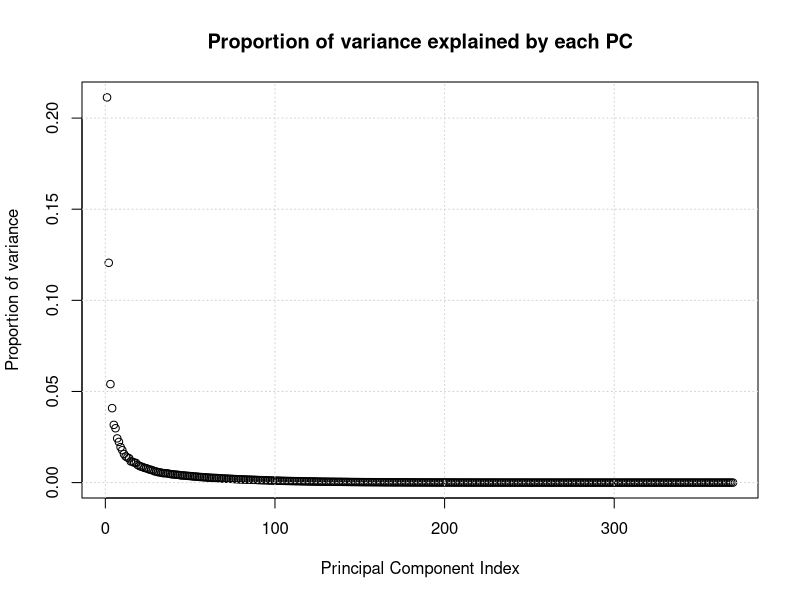
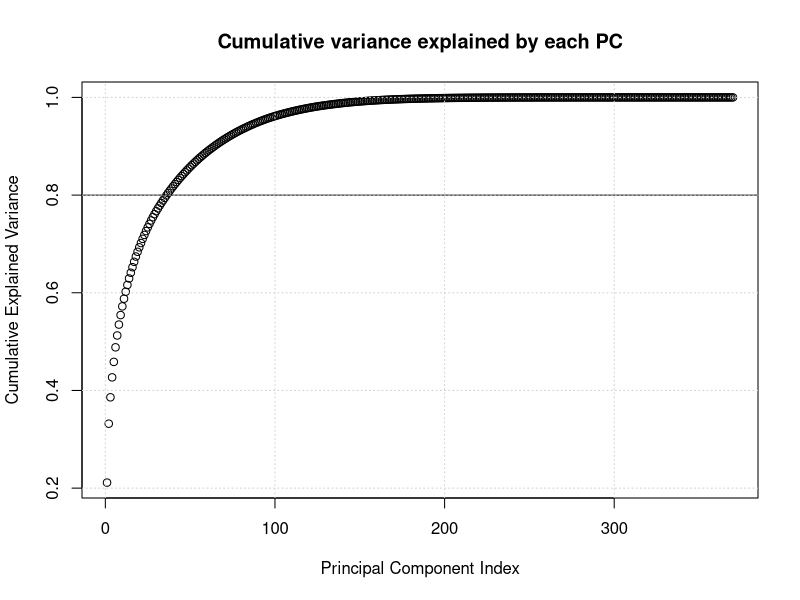
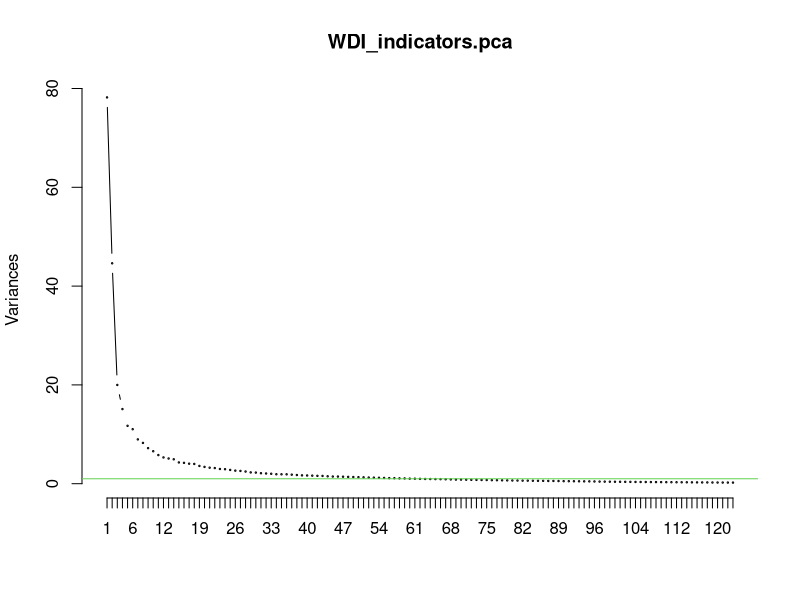
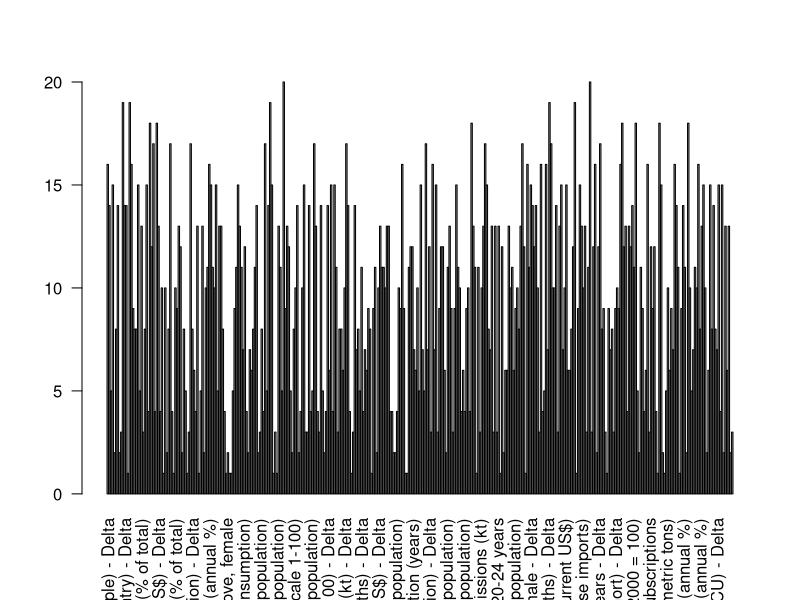
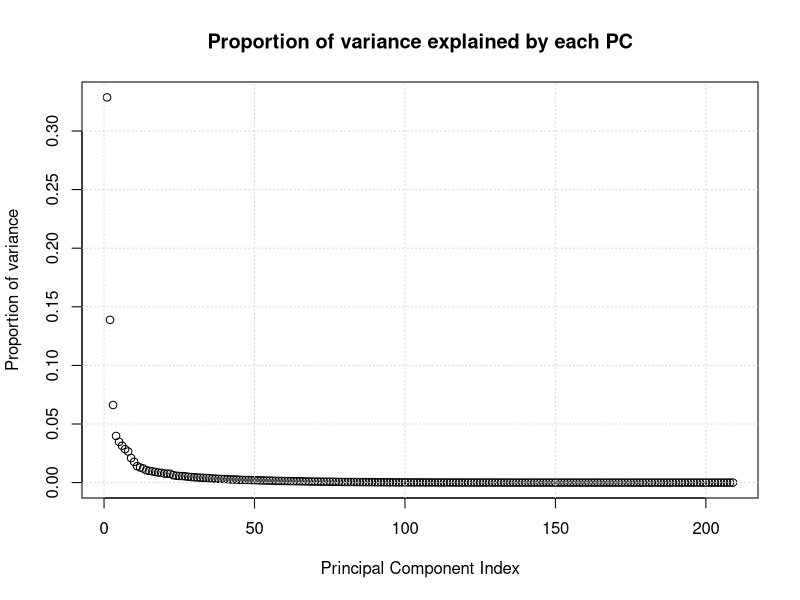
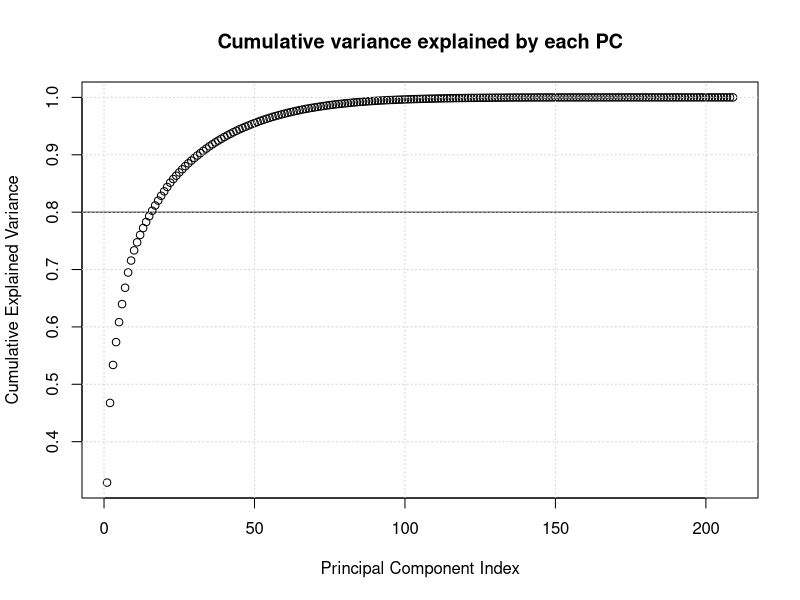

R code for these plots, in order: (Note: this script raises an error after producing the figures.)
library(readr) # read_csv
# read and prepare data
WDI <- read_csv("../data/WDI.csv")
WDI_indicators<-WDI[,c(2:(length(WDI)-2))] # the last two columns are the HDI-delta and categorical HDI and the first is the country/year pair
HDI<-WDI[,c(length(WDI)-1, length(WDI))] # target variables
WDI_countryYear<-WDI[,1] # name of each sample (not relevant for the numerical analysis)

#################################
# Principal Components Analysis #
#################################
#Classical PCA on the indicators centering and scaling
WDI_indicators.pca<-prcomp(WDI_indicators, center=TRUE, scale. = TRUE) 
summary(WDI_indicators.pca)

# # install.packages("devtools")
# library(devtools)
# # install_github("vqv/ggbiplot")
# library(ggbiplot)
# ggbiplot(WDI_indicators.pca)

# Proportion of variance explained by each principal component
variance_proportion <- WDI_indicators.pca$sdev^2/sum(WDI_indicators.pca$sdev^2) # compute the proportion of variance explained by each component
# plot
plot(variance_proportion, ylab = "Proportion of variance", xlab = "Principal Component Index", main = "Proportion of variance explained by each PC")
grid()

# Cumulative variance explained by each principal component
cumulative_variance <- cumsum(variance_proportion) # compute the cumulative variance explained by each component
# plot
plot(cumulative_variance, ylab = "Cumulative Explained Variance", xlab = "Principal Component Index", main = "Cumulative variance explained by each PC")
abline(0.8,0)
grid()

# Choice of principal components
# 1.Choose *k_1* such that lambda_i >= lambda^bar (which is 1, since we are working with standardized variables) for i = 1:k_1
k_1 = 0
for (value in WDI_indicators.pca$sdev){ if (value^2 >=  1) k_1 = k_1+1}
k_1 # show the value of k_1

# 2.Choose k_0.8 such that the first k_0.8 PC's explain 80% of the variance
k_0.8 = 0
for (value in cumulative_variance){if (value < 0.8) k_0.8 = k_0.8+1}
if(cumulative_variance[k_0.8] < 0.8) k_0.8 = k_0.8+1 # if the threshold of the 80% has not yet been reached, add one more (PC_k_0.8 is the first component after reaching the 80% threshold)
k_0.8 # show the value of k_0.8

# 3. Find the elbow
screeplot(WDI_indicators.pca,type = "lines", cex = 0.2, npcs = length(WDI_indicators.pca$sdev)/3)
abline(h = mean(WDI_indicators.pca$sdev^2), col = 3)
mean(WDI_indicators.pca$sdev^2)
WDI_indicators.pca$sdev
k = min(k_1, k_0.8) # choose the minimum value

# Transform data
WDI_indicators_afterPCA <- WDI_indicators.pca$x%*% WDI_indicators.pca$rotation[,1:k] #transform data according to the chosen k


count_magnitude<-rep(0, length(WDI_indicators.pca$rotation[,1]))
for(i in 1:length(count_magnitude)){
  for(j in 1:k){
    if(WDI_indicators.pca$rotation[i,j]^2 > sum(WDI_indicators.pca$rotation[,j]^2)/length(WDI_indicators.pca$rotation[,j])) count_magnitude[i] = count_magnitude[i]+1
  }
}
barplot(count_magnitude, names.arg=rownames(WDI_indicators.pca$rotation), las=2)

###########################################
# Dataset with and without "delta" values # 
###########################################

# find the indices of the columns that correspond to a "delta" value
delta_indx <- grepl('Delta', colnames(WDI)) 

# Considering the dataset without the Deltas
WDI_noDeltas <- WDI[!delta_indx] # consider only the columns that do not correspond to a "Delta" value
WDI_indicators_noDeltas <- WDI_noDeltas[,c(2:(length(WDI_noDeltas)))] # remove the country/year pair (the HDI has Delta on its name)

#PCA on the indicators with no deltas centering and scaling
WDI_indicators_noDeltas.pca<-prcomp(WDI_indicators_noDeltas, center=TRUE, scale. = TRUE) 
summary(WDI_indicators_noDeltas.pca)

# Proportion of variance explained by each principal component
variance_proportion_noDeltas <- WDI_indicators_noDeltas.pca$sdev^2/sum(WDI_indicators_noDeltas.pca$sdev^2) # compute the proportion of variance explained by each component
# plot
plot(variance_proportion_noDeltas, ylab = "Proportion of variance", xlab = "Principal Component Index", main = "Proportion of variance explained by each PC")
grid()

# Cumulative variance explained by each principal component
cumulative_variance_noDeltas <- cumsum(variance_proportion_noDeltas) # compute the cumulative variance explained by each component
# plot
plot(cumulative_variance_noDeltas, ylab = "Cumulative Explained Variance", xlab = "Principal Component Index", main = "Cumulative variance explained by each PC")
abline(0.8,0)
grid()

# Choice of principal components
# 1.Choose *k_1* such that lambda_i >= lambda^bar (which is 1, since we are working with standardized variables) for i = 1:k_1
k_1 = 0
for (value in WDI_indicators_noDeltas.pca$sdev){ if (value^2 >=  1) k_1 = k_1+1}
k_1 # show the value of k_1

# 2.Choose k_0.8 such that the first k_0.8 PC's explain 80% of the variance
k_0.8 = 0
for (value in cumulative_variance_noDeltas){if (value < 0.8) k_0.8 = k_0.8+1}
if(cumulative_variance_noDeltas[k_0.8] < 0.8) k_0.8 = k_0.8+1 # if the threshold of the 80% has not yet been reached, add one more (PC_k_0.8 is the first component after reaching the 80% threshold)
k_0.8 # show the value of k_0.8

k = min(k_1, k_0.8) # choose the minimum value

# Transform data
WDI_indicators_noDeltas_afterPCA <- WDI_indicators_noDeltas.pca$x%*% WDI_indicators_noDeltas.pca$rotation[,1:k] #transform data according to the chosen k

###############################
# Considering only the Deltas #
###############################
WDI_Deltas<- WDI[delta_indx] # consider only the columns that correspond to a "Delta"
WDI_indicators_Deltas <- WDI_Deltas[,c(1:(length(WDI_noDeltas)-1))] # remove the HDI
#PCA on the indicators with no deltas centering and scaling
WDI_indicators_Deltas.pca<-prcomp(WDI_indicators_Deltas, center=TRUE, scale. = TRUE) 
summary(WDI_indicators_Deltas.pca)

# Proportion of variance explained by each component
variance_proportion_Deltas <- WDI_indicators_Deltas.pca$sdev^2/sum(WDI_indicators_Deltas.pca$sdev^2) #vector of the proportion of variance explained by each component
# plot
plot(variance_proportion_Deltas, ylab = "Proportion of variance", xlab = "Principal Component Index", main = "Proportion of variance explained by each PC")
grid()

# Cumulative variance explained by each component
cumulative_variance_Deltas <- cumsum(variance_proportion_Deltas) #compute the cumulative variance
# plot
plot(cumulative_variance_Deltas, ylab = "Cumulative Explained Variance", xlab = "Principal Component Index", main = "Cumulative variance explained by each PC")
abline(0.8,0)
grid()

# Choice of principal components
# 1.Choose *k_1* such that lambda_i >= lambda^bar (which is 1, since we are working with standardized variables) for i = 1:k_1
k_1 = 0 
for (value in WDI_indicators_Deltas.pca$sdev){ if (value^2 >=  1) k_1 = k_1+1}
k_1 # show the value of k_1

# 2.Choose k_0.8 such that the first k_0.8 PC's explain 80% of the variance
k_0.8 = 0
for (value in cumulative_variance_Deltas){if (value < 0.8) k_0.8 = k_0.8+1}
if(cumulative_variance_Deltas[k_0.8] < 0.8) k_0.8 = k_0.8+1 # if the threshold of the 80% has not yet been reached, add one more (PC_k_0.8 is the first component after reaching the 80% threshold)
k_0.8 # show the value of k_0.8

# choose the minimum value
k = min(k_1, k_0.8) 

# Transform data
WDI_indicators_Deltas_afterPCA <- WDI_indicators_Deltas.pca$x%*% WDI_indicators_Deltas.pca$rotation[,1:k] #transform data according to the chosen k


##############
# Robust PCA #
##############
library("rrcov") # Pca's
#WDI_indicators.pcaCov<-PcaCov(WDI_indicators,scale=TRUE,crit.pca.distances = 0.999) # singular covariance matrix

# PCA Grid
WDI_indicators.pcaGrid<- PcaGrid(WDI_indicators,scale=TRUE,crit.pca.distances = 0.999)
summary(WDI_indicators.pcaGrid)

# Proportion of variance explained by each component
variance_proportion_pcaGrid <- WDI_indicators.pcaGrid$eigenvalues/sum(WDI_indicators.pcaGrid$eigenvalues) #vector of the proportion of variance explained by each component
# plot
plot(variance_proportion_pcaGrid, 
     ylab = "Proportion of variance", 
     xlab = "Principal Component Index", 
     main = "Proportion of variance explained by each PC");grid()

# Cumulative variance explained by each component
cumulative_variance_pcaGrid <- cumsum(variance_proportion_pcaGrid) #compute the cumulative variance
# plot
plot(cumulative_variance_pcaGrid, 
     ylab = "Cumulative Explained Variance", 
     xlab = "Principal Component Index", 
     main = "Cumulative variance explained by each PC");abline(0.8,0);grid()

# # Choice of principal components
# # 1.Choose *k_1* such that lambda_i >= lambda^bar (which is 1, since we are working with standardized variables) for i = 1:k_1
# k_1 = 0 
# for (value in WDI_indicators.pcaGrid$eigenvalues){ if (value >=  1) k_1 = k_1+1}
# k_1 # show the value of k_1
# 
# # 2.Choose k_0.8 such that the first k_0.8 PC's explain 80% of the variance
# k_0.8 = 0
# for (value in cumulative_variance_pcaGrid){if (value < 0.8) k_0.8 = k_0.8+1}
# if(cumulative_variance_pcaGrid[k_0.8] < 0.8) k_0.8 = k_0.8+1 # if the threshold of the 80% has not yet been reached, add one more (PC_k_0.8 is the first component after reaching the 80% threshold)
# k_0.8 # show the value of k_0.8
# 
# # choose the minimum value
# k = min(k_1, k_0.8) 
# 
# # Transform data
# WDI_indicators_afterPcaGrid <- WDI_indicators.pcaGrid$scores[,1:k]


# PCA Hubert
WDI_indicators.pcaROBPCA <- PcaHubert(WDI_indicators,scale=TRUE,crit.pca.distances = 0.999) #kmax = 10 in PcaHubert
summary(WDI_indicators.pcaROBPCA)

# Proportion of variance explained by each component
variance_proportion_pcaROBPCA <- WDI_indicators.pcaROBPCA$eigenvalues/sum(WDI_indicators.pcaROBPCA$eigenvalues) #vector of the proportion of variance explained by each component
# plot
plot(variance_proportion_pcaROBPCA, 
     ylab = "Proportion of variance", 
     xlab = "Principal Component Index", 
     main = "Proportion of variance explained by each PC");grid()

# Cumulative variance explained by each component
cumulative_variance_pcaROBPCA <- cumsum(variance_proportion_pcaROBPCA) #compute the cumulative variance
# plot
plot(cumulative_variance_pcaROBPCA, 
     ylab = "Cumulative Explained Variance", 
     xlab = "Principal Component Index", 
     main = "Cumulative variance explained by each PC");abline(0.8,0);grid()


screeplot(WDI_indicators.pcaROBPCA); abline(h=mean(WDI_indicators.pcaROBPCA$eigenvalues))

plot(WDI_indicators.pcaROBPCA,pch=20,lwd=2,col=(2-WDI_indicators.pcaROBPCA$flag)) # Mahalanobis Distance
# WDI_indicators.pcaROBPCA$flag = 0 or 1 depending on whether the observation 
# col =  2 -> plot in red (if 1 -> plot in black)

WDI_indicators.pcaROBPCA2 <- PcaHubert(WDI_indicators,scale=TRUE,k=2,crit.pca.distances = 0.999)
plot(WDI_indicators.pcaROBPCA2,pch=20,lwd=2,col=(2-WDI_indicators.pcaROBPCA$flag)) # Distance-Distance


# load.ROBPCA<-cbind(
#   round(getLoadings(WDI_indicators.pcaROBPCA),3),NA,
#   round(cor(WDI_indicators,getScores(WDI_indicators.pcaROBPCA)),3));load.ROBPCA

#diag(var(WDI_indicators))

# Test linear dependence between variables
#install.packages("plm")
library("plm")
detect.lindep(WDI_indicators)
